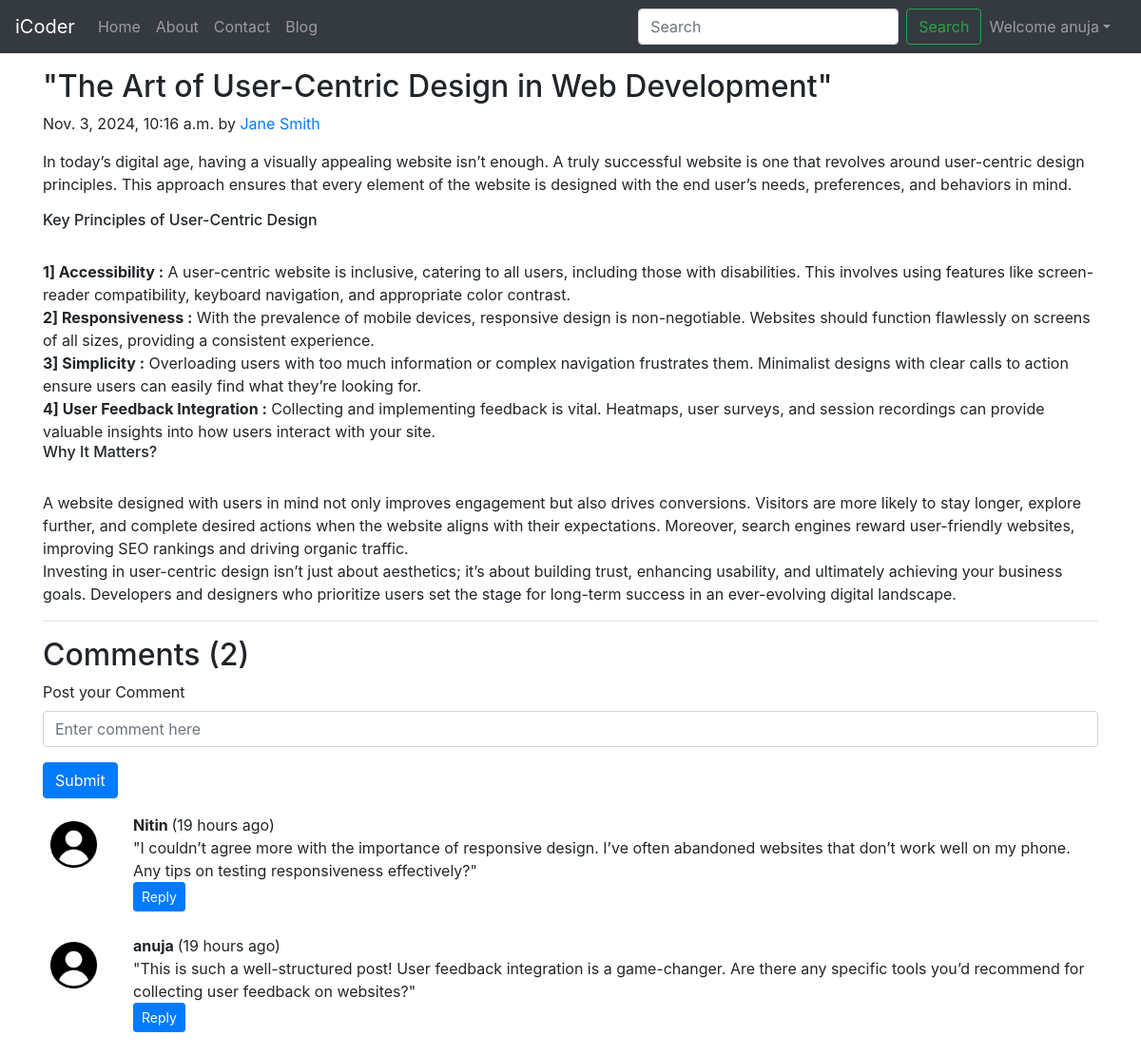
Page /blog/user-centric-design-in-web-development (signed in) on the committed database.
### blog/models.py (models this page shows, shortened)
class Post(models.Model):
    sno=models.AutoField(primary_key=True)
    title=models.CharField(max_length=255)
    author=models.CharField(max_length=14)
    slug=models.CharField(max_length=130)
    timeStamp=models.DateTimeField(blank=True)
    content=models.TextField()

class BlogComment(models.Model):
    sno=models.AutoField(primary_key=True)
    comment=models.TextField()
    user=models.ForeignKey(User,on_delete=models.CASCADE)
    post=models.ForeignKey(Post, on_delete=models.CASCADE)
    parent=models.ForeignKey('self',on_delete=models.CASCADE,null=True)
    timeStamp=models.DateTimeField(default=now)

### blog/views.py (the view)
# urls.py: path('<str:slug>', views.blogPost, name="blogPost"),
@login_required(login_url='/login')
def blogPost(request, slug):
    post=Post.objects.filter(slug=slug).first()
    comments= BlogComment.objects.filter(post=post,parent=None)
    replies= BlogComment.objects.filter(post=post).exclude(parent=None)
    replyDict={}
    for reply in replies:
        if reply.parent.sno not in replyDict.keys():
            replyDict[reply.parent.sno]=[reply]
        else:
            replyDict[reply.parent.sno].append(reply)
    context={'post':post, 'comments': comments, 'user': request.user, 'replyDict': replyDict}
    return render(request, "blog/blogPost.html", context)

### blog/templatetags/extras.py (called while the page is built)
@register.filter(name='get_val')
def get_val(dict, key):
    return dict.get(key)

### blog/templates/blog/blogPost.html (shortened to what this page needs)
{% extends 'blog/basic.html' %}
{% block body %}
{% load static %}
{% load humanize %}
{% load extras %}
<div class="container my-3">
  <div class="blog-post">
    <h2 class="blog-post-title">{{post.title}}</h2>
    <p class="blog-post-meta">{{post.timeStamp}} by <a href="#">{{post.author}}</a></p>
    <p>{{post.content|safe}}</p>
    <hr>
  </div>
</div>
<div class="container">
  <h2> Comments ({{comments.count}})</h2>
  <form action="/blog/postComment" method="post">
    <div class="form-group">
        <label for="postcomment">Post your Comment </label>
        <input type="text" class="form-control" name="comment" placeholder="Enter comment here">
    </div>
    <button type="submit" class="btn btn-primary">Submit</button>
  </form>
  {% for comment in comments %}
  <div class="row my-3">
    <div class="col-md-1  ">
    <img class="rounded mx-auto d-block w-100 p-2 border-dark" src="{% static 'img\user.png' %}" alt="user">
    </div>
    <div class="col-md-11 ">
      <b> {{comment.user.username}} </b> ({{comment.timeStamp | naturaltime}})
      <div>   {{comment.comment}} </div>
      <div class="reply mx-0">
        <button class="btn btn-sm btn-primary" type="button" data-toggle="collapse" data-target="#replyBox{{comment.sno}}" aria-expanded="false" aria-controls="replyBox{{comment.sno}}">
          Reply
        </button>
    </div>
   </div>
  </div>
  {% endfor %}
</div>
 {% endblock %}

### blog/templates/blog/basic.html (shortened to what this page needs)
<!doctype html>
<html lang="en">
  <head>
    <link rel="stylesheet" href="https://stackpath.bootstrapcdn.com/bootstrap/4.5.2/css/bootstrap.min.css">
  </head>
  <body>
    <nav class="navbar  navbar-expand-lg navbar-dark bg-dark">
        <a class="navbar-brand" href="/">iCoder</a>
        <div class="collapse navbar-collapse" id="navbarSupportedContent">
          <ul class="navbar-nav mr-auto">
            <li class="nav-item {% block homeactive %} {% endblock homeactive %}">
              <a class="nav-link" href="/">Home <span class="sr-only">(current)</span></a>
            </li>
            <li class="nav-item {% block aboutactive %} {% endblock aboutactive %}">
              <a class="nav-link" href="/about">About</a>
            </li>
            <li class="nav-item {% block contactactive %} {% endblock contactactive %}">
              <a class="nav-link" href="/contact">Contact</a>
            </li>
            <li class="nav-item {% block blogactive %} {% endblock blogactive %}">
              <a class="nav-link" href="/blog">Blog</a>
            </li>
          </ul>
          <form method="GET" action="/search" class="form-inline my-2 my-lg-0">
            <input class="form-control mr-sm-2" type="search" placeholder="Search" aria-label="Search" name="query" id="search">
            <button class="btn btn-outline-success my-2 my-sm-0" type="submit">Search</button>
          </form>
          {% if user.is_authenticated %}
            <ul class="navbar-nav mr-2">
            <li class="nav-item dropdown">
            <a class="nav-link dropdown-toggle" href='#' id="navbarDropdown" role="button" data-toggle="dropdown"> Welcome {{request.user}}</a>
             </li>
            </ul>
             </div>
          {% endif %}
      </nav>
{% block body %}  {% endblock body %}
  </body>
</html>

### rows in the picture
Post: title "\"The Art of User-Centric Design in Web Development\"", timeStamp "Nov. 3, 2024, 10:16 a.m.", author "Jane Smith", content "In today’s digital age, having a visually appealing website isn’t enough. A truly successful website is one that revolves around user-centric design principles. This approach ensures that every element of the website is designed with the end user’s needs, preferences, and behaviors in mind. Key Principles of User-Centric Design 1] Accessibility : A user-centric website is inclusive, catering to all users, including those with disabilities. This involves using features like screen-reader compatibility, keyboard navigation, and appropriate color contrast. 2] Responsiveness : With the prevalence of mobile devices, responsive design is non-negotiable. Websites should function flawlessly on…"
BlogComment: user.username "Nitin", timeStamp "19 hours ago", comment "\"I couldn’t agree more with the importance of responsive design. I’ve often abandoned websites that don’t work well on my phone. Any tips on testing responsiveness effectively?\""
BlogComment: user.username "anuja", timeStamp "19 hours ago", comment "\"This is such a well-structured post! User feedback integration is a game-changer. Are there any specific tools you’d recommend for collecting user feedback on websites?\""

### other values in the picture
{{ request.user }} "anuja"
{{ comments.count }} "2"
